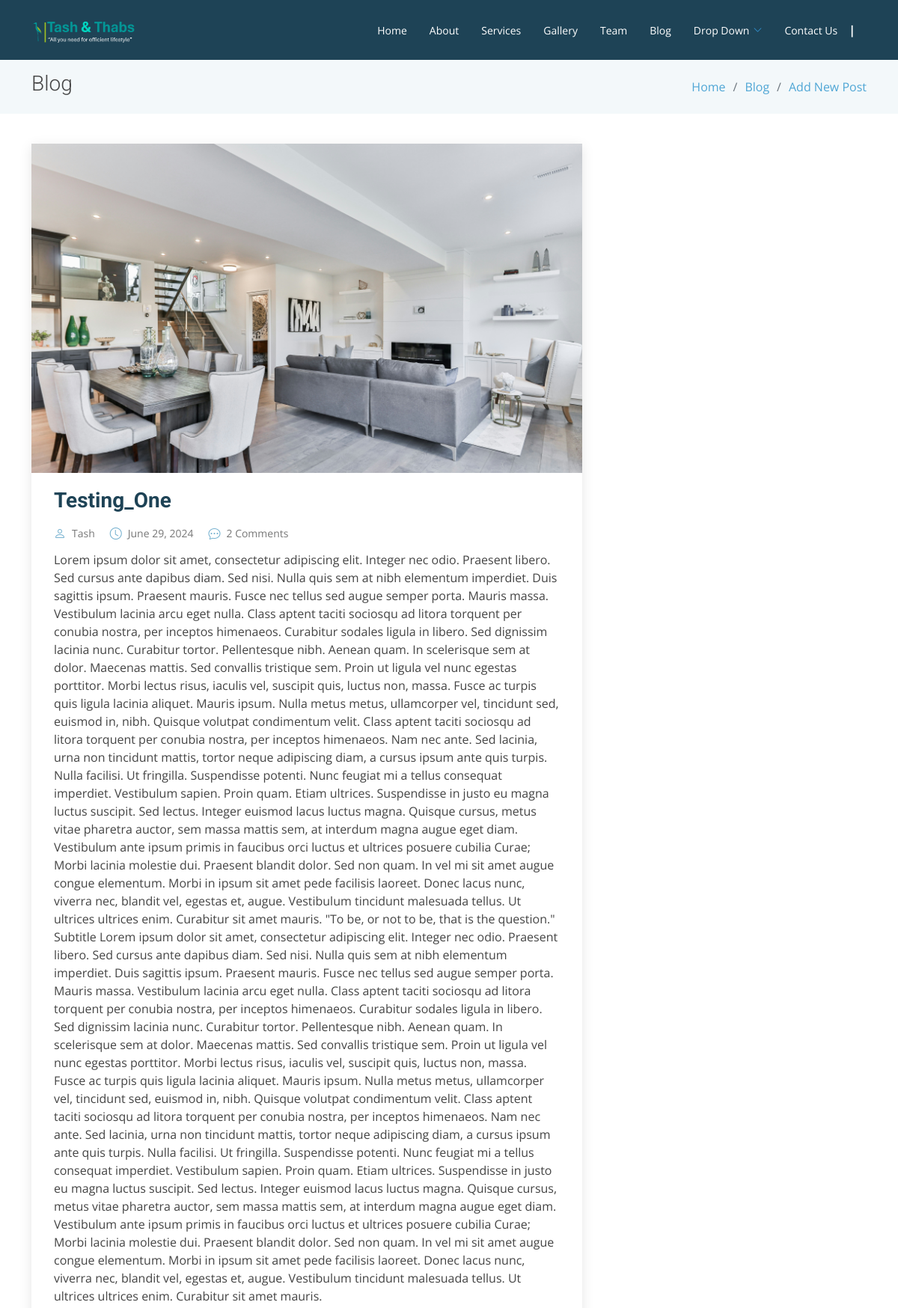
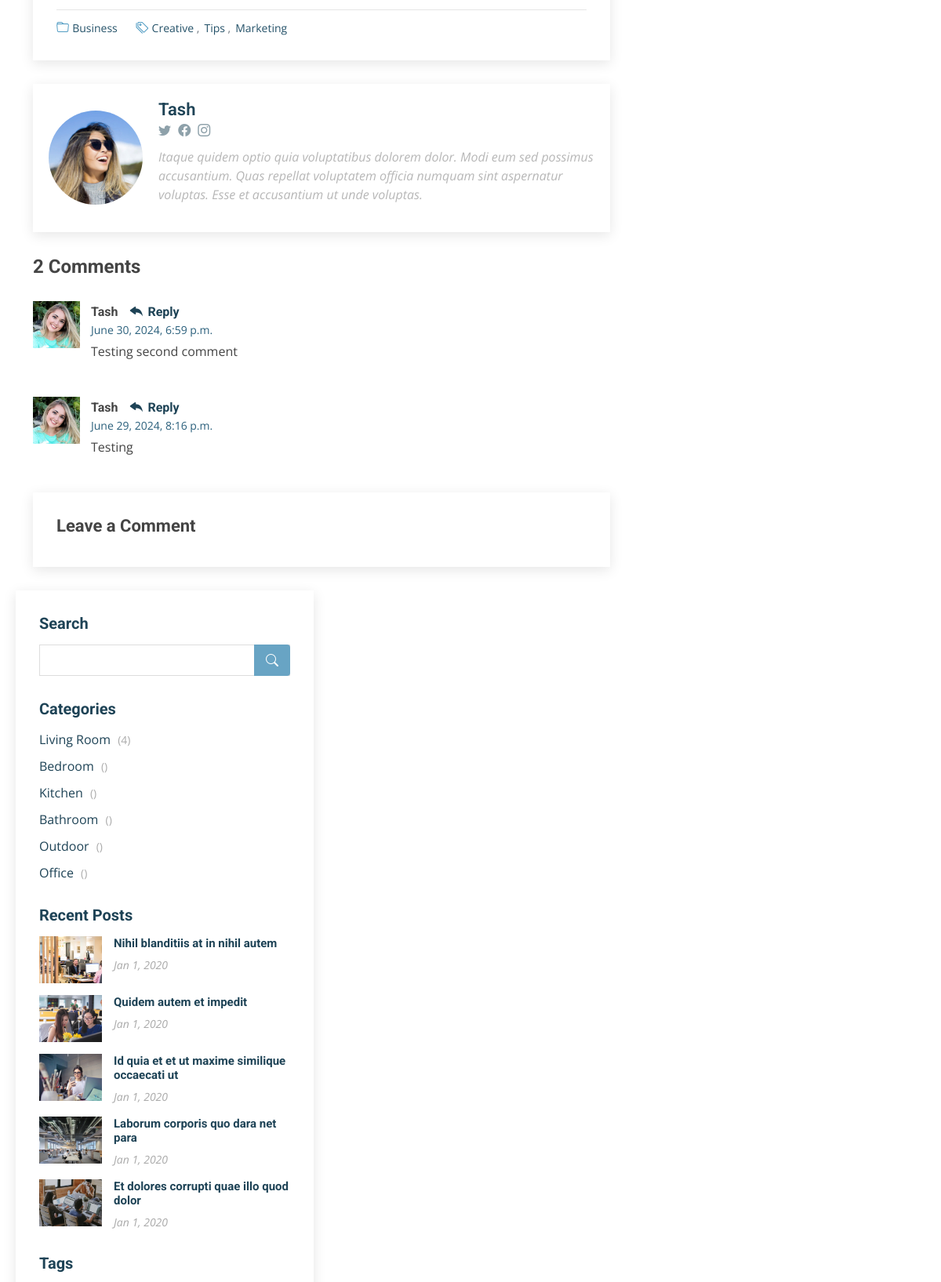
/blog/27/ (upper part), run on the app's committed database (2 pictures, top to bottom).
### blog/models.py (models this page shows, shortened)
class Article(models.Model):
    title = models.CharField(max_length=255)
    content = HTMLField()
    date = models.DateField(auto_now_add=True)
    author = models.ForeignKey(User, on_delete=models.CASCADE)
    living = models.BooleanField(default=False)
    bedroom = models.BooleanField(default=False)
    kitchen = models.BooleanField(default=False)
    bathroom = models.BooleanField(default=False)
    outdoor = models.BooleanField(default=False)
    office = models.BooleanField(default=False)
    likes = models.ManyToManyField(User, related_name='likes', blank=True)
    image = models.ImageField(upload_to='images/', blank=True, null=True)

class Comment(models.Model):
    article = models.ForeignKey(Article, related_name='comments', on_delete=models.CASCADE)
    author = models.ForeignKey(User, on_delete=models.CASCADE)
    content = models.TextField()
    date = models.DateTimeField(auto_now_add=True)

### blog/views.py (the view)
# urls.py: path('<int:pk>/', DetailArcticleView.as_view(), name='detail_article'),
class DetailArcticleView(DetailView):
    model = Article
    template_name = 'blog/blog_post.html'
    def get_context_data(self, *args, **kwargs):
        context = super().get_context_data(*args, **kwargs)
        context['liked_by_user'] = False
        article = Article.objects.get(id=self.kwargs.get('pk'))
        if article.likes.filter(pk=self.request.user.id).exists():
            context['liked_by_user'] = True
        context['comments'] = Comment.objects.filter(article=article).order_by('-date')
        context['comment_form'] = CommentForm()
        context['comment_count'] = Comment.objects.filter(article=article).count()
        context['living_count'] = Article.objects.filter(living=True).count()
        return context

### blog/forms.py
class CommentForm(forms.ModelForm):
    class Meta:
        model = Comment
        fields = ['content']

### blog/templates/blog/blog_post.html (shortened to what this page needs)
{% extends 'base.html' %}
{% load static %}
{% load tz %}
{% block content %}
<main id="main">
  <section class="breadcrumbs">
    <div class="container">
      <div class="d-flex justify-content-between align-items-center">
        <h2>Blog</h2>
        <ol>
          <li><a href="{% url 'home' %}">Home</a></li>
          <li><a href="{% url 'blog_home' %}">Blog</a></li>
          <li><a href="{% url 'create_article' %}">Add New Post</a></li>
        </ol>
      </div>
    </div>
  </section>
  <section id="blog" class="blog">
    <div class="container" data-aos="fade-up">
      <div class="row">
        <div class="col-lg-8 entries">
          <article class="entry entry-single">
            <div class="entry-img">
              {% if object.image %}
                <img src="{{ object.image.url }}" class="img-fluid" alt="{{ object.title }}">
              {% endif %}
            </div>
            <h2 class="entry-title">
              <a href="blog-single.html">{{ object.title }}</a>
            </h2>
            <div class="entry-meta">
              <ul>
                <li class="d-flex align-items-center"><i class="bi bi-person"></i> <a href="#">{{ object.author.username }}</a></li>
                <li class="d-flex align-items-center"><i class="bi bi-clock"></i> <a href="#"><time datetime="2020-01-01">{{ object.date }}</time></a></li>
                <li class="d-flex align-items-center"><i class="bi bi-chat-dots"></i> <a href="#">{{ comment_count }} Comments</a></li>
              </ul>
            </div>
            <div class="entry-content">
              <p>
                  {{ object.content|safe }}
              </p>
            </div>
            <div class="entry-footer">
              <i class="bi bi-folder"></i>
              <ul class="cats">
                <li><a href="#">Business</a></li>
              </ul>
              <i class="bi bi-tags"></i>
              <ul class="tags">
                <li><a href="#">Creative</a></li>
                <li><a href="#">Tips</a></li>
                <li><a href="#">Marketing</a></li>
              </ul>
            </div>
          </article>
          <div class="blog-author d-flex align-items-center">
            <img src="{% static 'img/blog/blog-author.jpg' %}" class="rounded-circle float-left" alt="">
            <div>
              <h4>{{ object.author.username }}</h4>
              <div class="social-links">
                <a href="https://twitters.com/#"><i class="bi bi-twitter"></i></a>
                <a href="https://facebook.com/#"><i class="bi bi-facebook"></i></a>
                <a href="https://instagram.com/#"><i class="biu bi-instagram"></i></a>
              </div>
              <p>
                Itaque quidem optio quia voluptatibus dolorem dolor. Modi eum sed possimus accusantium. Quas repellat voluptatem officia numquam sint aspernatur voluptas. Esse et accusantium ut unde voluptas.
              </p>
            </div>
          </div>
          <div class="blog-comments">
            <h4 class="comments-count">{{ comment_count }} Comments</h4>
            {% for comment in comments %}
              <div id="comment-1" class="comment">
                <div class="d-flex">
                  <div class="comment-img"><img src="{% static 'img/blog/comments-1.jpg' %}" alt=""></div>
                  <div>
                    <h5><a>{{ comment.author.username }}</a> <a href="#" class="reply"><i class="bi bi-reply-fill"></i> Reply</a></h5>
                    <time datetime="2020-01-01">{{ comment.date|timezone:"Africa/Johannesburg"|date:"F j, Y, g:i a" }}</time>
                    <p>{{ comment.content }}</p>
                  </div>
                </div>
              </div>
            {% endfor %}
           <div class="reply-form">
  <h4>Leave a Comment</h4>
</div>
            </div>
            </div>
          </div>
        </div>
        <div class="col-lg-4">
          <div class="sidebar">
            <h3 class="sidebar-title">Search</h3>
            <div class="sidebar-item search-form">
              <form action="">
                <input type="text">
                <button type="submit"><i class="bi bi-search"></i></button>
              </form>
            </div>
            <h3 class="sidebar-title">Categories</h3>
            <div class="sidebar-item categories">
              <ul>
                <li><a href="{% url 'living' %}">Living Room <span>({{ living_count }})</span></a></li>
                <li><a href="{% url 'bedroom' %}">Bedroom <span>({{ bedroom_count }})</span></a></li>
                <li><a href="{% url 'kitchen' %}">Kitchen <span>({{ kitchen_count }})</span></a></li>
                <li><a href="{% url 'bathroom' %}">Bathroom <span>({{ bathroom_count }})</span></a></li>
                <li><a href="{% url 'outdoor' %}">Outdoor <span>({{ outdoor_count }})</span></a></li>
                <li><a href="{% url 'office' %}">Office <span>({{ office_count }})</span></a></li>
            </ul>
            </div>
            <h3 class="sidebar-title">Recent Posts</h3>
            <div class="sidebar-item recent-posts">
              <div class="post-item clearfix">
                <img src="{% static 'img/blog/blog-recent-1.jpg' %}" alt="">
                <h4><a href="blog-single.html">Nihil blanditiis at in nihil autem</a></h4>
                <time datetime="2020-01-01">Jan 1, 2020</time>
              </div>
              <div class="post-item clearfix">
                <img src="{% static 'blog/blog-recent-2.jpg' %}" alt="">
                <h4><a href="blog-single.html">Quidem autem et impedit</a></h4>
                <time datetime="2020-01-01">Jan 1, 2020</time>
              </div>
              <div class="post-item clearfix">
                <img src="{% static 'img/blog/blog-recent-3.jpg' %}" alt="">
                <h4><a href="blog-single.html">Id quia et et ut maxime similique occaecati ut</a></h4>
                <time datetime="2020-01-01">Jan 1, 2020</time>
              </div>
              <div class="post-item clearfix">
                <img src="{% static 'img/blog/blog-recent-4.jpg' %}" alt="">
                <h4><a href="blog-single.html">Laborum corporis quo dara net para</a></h4>
                <time datetime="2020-01-01">Jan 1, 2020</time>
              </div>
              <div class="post-item clearfix">
                <img src="{% static 'img/blog/blog-recent-5.jpg' %}" alt="">
                <h4><a href="blog-single.html">Et dolores corrupti quae illo quod dolor</a></h4>
                <time datetime="2020-01-01">Jan 1, 2020</time>
              </div>
            </div>
            <h3 class="sidebar-title">Tags</h3>
          </div>
        </div>
  </section>
</main>
{% endblock %}

### data on the page
Article: image (picture), title "Testing_One", author.username "Tash", date "June 29, 2024", content "Lorem ipsum dolor sit amet, consectetur adipiscing elit. Integer nec odio. Praesent libero. Sed cursus ante dapibus diam. Sed nisi. Nulla quis sem at nibh elementum imperdiet. Duis sagittis ipsum. Praesent mauris. Fusce nec tellus sed augue semper porta. Mauris massa. Vestibulum lacinia arcu eget nulla. Class aptent taciti sociosqu ad litora torquent per conubia nostra, per inceptos himenaeos. Curabitur sodales ligula in libero. Sed dignissim lacinia nunc. Curabitur tortor. Pellentesque nibh. Aenean quam. In scelerisque sem at dolor. Maecenas mattis. Sed convallis tristique sem. Proin ut ligula vel nunc egestas porttitor. Morbi lectus risus, iaculis vel, suscipit quis, luctus non, massa.…"
Comment: author.username "Tash", date "June 30, 2024, 6:59 p.m.", content "Testing second comment"
Comment: author.username "Tash", date "June 29, 2024, 8:16 p.m.", content "Testing"

### other printed values
{{ comment_count }} "2"
{{ living_count }} "4"
